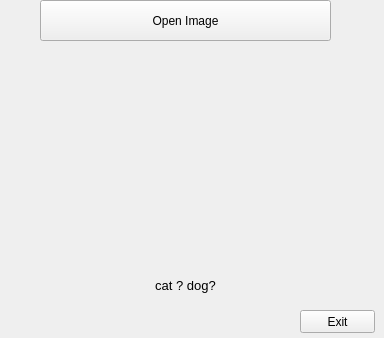
<?xml version="1.0" encoding="UTF-8"?>
<ui version="4.0">
 <class>Form</class>
 <widget class="QWidget" name="Form">
  <property name="geometry">
   <rect>
    <x>0</x>
    <y>0</y>
    <width>384</width>
    <height>338</height>
   </rect>
  </property>
  <property name="windowTitle">
   <string>Form</string>
  </property>
  <widget class="QPushButton" name="btn_select">
   <property name="geometry">
    <rect>
     <x>40</x>
     <y>0</y>
     <width>291</width>
     <height>41</height>
    </rect>
   </property>
   <property name="text">
    <string>Open Image</string>
   </property>
  </widget>
  <widget class="QLabel" name="lbl_image">
   <property name="geometry">
    <rect>
     <x>30</x>
     <y>50</y>
     <width>321</width>
     <height>201</height>
    </rect>
   </property>
   <property name="text">
    <string/>
   </property>
   <property name="pixmap">
    <pixmap>../datasets/train/cat.1000.jpg</pixmap>
   </property>
   <property name="scaledContents">
    <bool>false</bool>
   </property>
   <property name="alignment">
    <set>Qt::AlignCenter</set>
   </property>
  </widget>
  <widget class="QLabel" name="lbl_predict">
   <property name="geometry">
    <rect>
     <x>30</x>
     <y>270</y>
     <width>311</width>
     <height>31</height>
    </rect>
   </property>
   <property name="font">
    <font>
     <family>Arial</family>
     <pointsize>10</pointsize>
    </font>
   </property>
   <property name="lineWidth">
    <number>3</number>
   </property>
   <property name="text">
    <string>cat ? dog?</string>
   </property>
   <property name="alignment">
    <set>Qt::AlignCenter</set>
   </property>
  </widget>
  <widget class="QPushButton" name="btn_exit">
   <property name="geometry">
    <rect>
     <x>300</x>
     <y>310</y>
     <width>75</width>
     <height>23</height>
    </rect>
   </property>
   <property name="text">
    <string>Exit</string>
   </property>
  </widget>
 </widget>
 <resources/>
 <connections/>
</ui>
